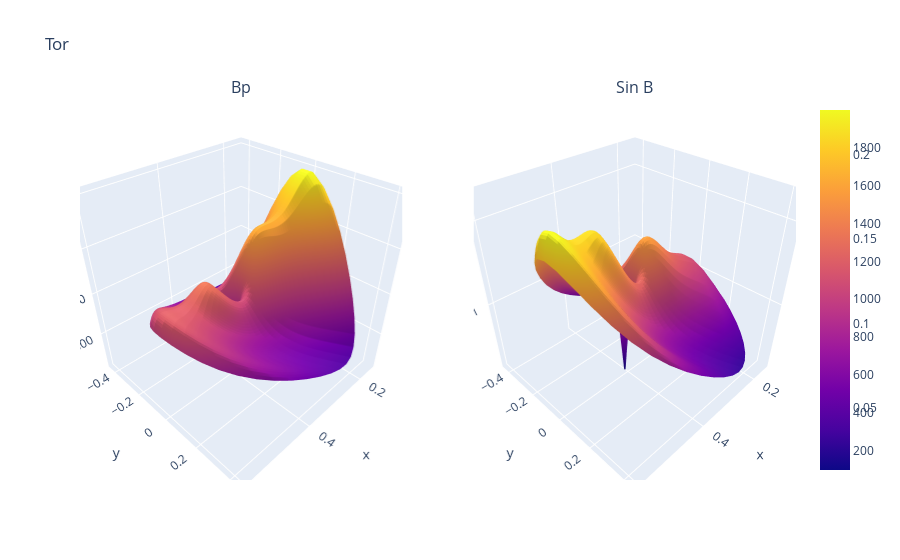

Notebook code for this chart:
### Code cell
import plotly.graph_objects as go
from plotly.subplots import make_subplots

# Equation of ring cyclide
# see https://en.wikipedia.org/wiki/Dupin_cyclide
import numpy as np

fig = make_subplots(rows=1, cols=2,
                    specs=[[{'is_3d': True}, {'is_3d': True}]],
                    subplot_titles=['Bp', 'Sin B'],
                    )

fig.add_trace(go.Surface(x=X, y=Y, z=Bp), 1, 1)
fig.add_trace(go.Surface(x=X, y=Y, z=Si), 1, 2)
fig.update_layout(title_text="Tor")
fig.show()

### Figure 1 — Plotly figure (JSON) as saved in the notebook; plotly's stock layout.template omitted (floating-point values rounded to 4 significant figures; data arrays with more than 128 entries replaced by an {"elided": "..."} marker saying what was removed)
{"data": [{"scene": "scene", "type": "surface", "x": {"elided": "50x50 float values"}, "y": {"elided": "50x50 float values"}, "z": {"elided": "50x50 float values"}}, {"scene": "scene2", "type": "surface", "x": {"elided": "50x50 float values"}, "y": {"elided": "50x50 float values"}, "z": {"elided": "50x50 float values"}}], "layout": {"annotations": [{"font": {"size": 16}, "showarrow": false, "text": "Bp", "x": 0.225, "xanchor": "center", "xref": "paper", "y": 1, "yanchor": "bottom", "yref": "paper"}, {"font": {"size": 16}, "showarrow": false, "text": "Sin B", "x": 0.775, "xanchor": "center", "xref": "paper", "y": 1, "yanchor": "bottom", "yref": "paper"}], "scene": {"domain": {"x": [0, 0.45], "y": [0, 1]}}, "scene2": {"domain": {"x": [0.55, 1], "y": [0, 1]}}, "title": {"text": "Tor"}}}
